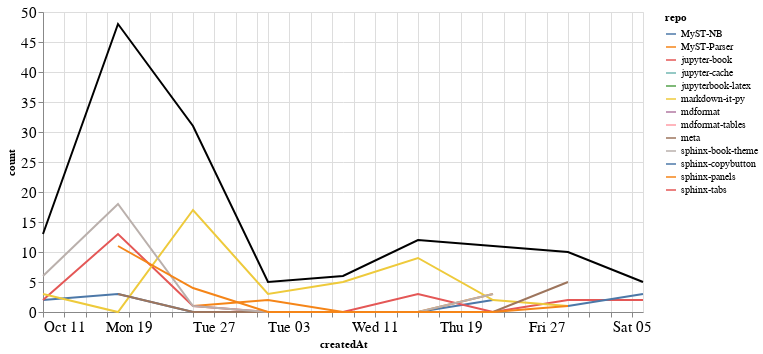

Here is the notebook cell this chart was saved with:
### Markdown cell above
### Comments

### Code cell
comments_time = comments.groupby('repo').resample('W', on='createdAt').count()['author'].reset_index()
comments_time = comments_time.rename(columns={'author': 'count'})
comments_time_total = comments_time.groupby('createdAt').agg({"count": "sum"}).reset_index()
ch1 = alt.Chart(comments_time, width=600).mark_line().encode(
    x='createdAt',
    y='count',
    color='repo',
    tooltip="repo"
)

ch2 = alt.Chart(comments_time_total, width=600).mark_line(color="black").encode(
    x='createdAt',
    y='count',
)

ch1 + ch2

### Figure 1 — Vega-Lite specification as saved in the notebook (floating-point values rounded to 4 significant figures)
{"config": {"axisLeft": {"labelFontSize": 15}, "axisBottom": {"labelFontSize": 15}}, "layer": [{"data": {"name": "data-e563b3d8136a1f28fa1b5235b31b3f32"}, "mark": "line", "encoding": {"color": {"type": "nominal", "field": "repo"}, "tooltip": {"type": "nominal", "field": "repo"}, "x": {"type": "temporal", "field": "createdAt"}, "y": {"type": "quantitative", "field": "count"}}, "width": 600}, {"data": {"name": "data-ac4e05e9523bc5e0e1a1b122a9118440"}, "mark": {"type": "line", "color": "black"}, "encoding": {"x": {"type": "temporal", "field": "createdAt"}, "y": {"type": "quantitative", "field": "count"}}, "width": 600}], "$schema": "https://vega.github.io/schema/vega-lite/v4.8.1.json", "datasets": {"data-e563b3d8136a1f28fa1b5235b31b3f32": [{"repo": "MyST-NB", "createdAt": "2020-10-11T00:00:00", "count": 2}, {"repo": "MyST-NB", "createdAt": "2020-10-18T00:00:00", "count": 3}, {"repo": "MyST-NB", "createdAt": "2020-10-25T00:00:00", "count": 0}, {"repo": "MyST-NB", "createdAt": "2020-11-01T00:00:00", "count": 0}, {"repo": "MyST-NB", "createdAt": "2020-11-08T00:00:00", "count": 0}, {"repo": "MyST-NB", "createdAt": "2020-11-15T00:00:00", "count": 0}, {"repo": "MyST-NB", "createdAt": "2020-11-22T00:00:00", "count": 2}, {"repo": "MyST-Parser", "createdAt": "2020-10-25T00:00:00", "count": 1}, {"repo": "MyST-Parser", "createdAt": "2020-11-01T00:00:00", "count": 2}, {"repo": "MyST-Parser", "createdAt": "2020-11-08T00:00:00", "count": 0}, {"repo": "MyST-Parser", "createdAt": "2020-11-15T00:00:00", "count": 0}, {"repo": "MyST-Parser", "createdAt": "2020-11-22T00:00:00", "count": 3}, {"repo": "jupyter-book", "createdAt": "2020-10-11T00:00:00", "count": 2}, {"repo": "jupyter-book", "createdAt": "2020-10-18T00:00:00", "count": 13}, {"repo": "jupyter-book", "createdAt": "2020-10-25T00:00:00", "count": 1}, {"repo": "jupyter-book", "createdAt": "2020-11-01T00:00:00", "count": 0}, {"repo": "jupyter-book", "createdAt": "2020-11-08T00:00:00", "count": 0}, {"repo": "jupyter-book", "createdAt": "2020-11-15T00:00:00", "count": 3}, {"repo": "jupyter-book", "createdAt": "2020-11-22T00:00:00", "count": 0}, {"repo": "jupyter-book", "createdAt": "2020-11-29T00:00:00", "count": 2}, {"repo": "jupyter-book", "createdAt": "2020-12-06T00:00:00", "count": 2}, {"repo": "jupyter-cache", "createdAt": "2020-11-22T00:00:00", "count": 1}, {"repo": "jupyterbook-latex", "createdAt": "2020-10-25T00:00:00", "count": 1}, {"repo": "markdown-it-py", "createdAt": "2020-10-11T00:00:00", "count": 3}, {"repo": "markdown-it-py", "createdAt": "2020-10-18T00:00:00", "count": 0}, {"repo": "markdown-it-py", "createdAt": "2020-10-25T00:00:00", "count": 17}, {"repo": "markdown-it-py", "createdAt": "2020-11-01T00:00:00", "count": 3}, {"repo": "markdown-it-py", "createdAt": "2020-11-08T00:00:00", "count": 5}, {"repo": "markdown-it-py", "createdAt": "2020-11-15T00:00:00", "count": 9}, {"repo": "markdown-it-py", "createdAt": "2020-11-22T00:00:00", "count": 2}, {"repo": "markdown-it-py", "createdAt": "2020-11-29T00:00:00", "count": 1}, {"repo": "mdformat", "createdAt": "2020-10-25T00:00:00", "count": 5}, {"repo": "mdformat-tables", "createdAt": "2020-11-08T00:00:00", "count": 1}, {"repo": "meta", "createdAt": "2020-10-18T00:00:00", "count": 3}, {"repo": "meta", "createdAt": "2020-10-25T00:00:00", "count": 0}, {"repo": "meta", "createdAt": "2020-11-01T00:00:00", "count": 0}, {"repo": "meta", "createdAt": "2020-11-08T00:00:00", "count": 0}, {"repo": "meta", "createdAt": "2020-11-15T00:00:00", "count": 0}, {"repo": "meta", "createdAt": "2020-11-22T00:00:00", "count": 0}, {"repo": "meta", "createdAt": "2020-11-29T00:00:00", "count": 5}, {"repo": "sphinx-book-theme", "createdAt": "2020-10-11T00:00:00", "count": 6}, {"repo": "sphinx-book-theme", "createdAt": "2020-10-18T00:00:00", "count": 18}, {"repo": "sphinx-book-theme", "createdAt": "2020-10-25T00:00:00", "count": 1}, {"repo": "sphinx-book-theme", "createdAt": "2020-11-01T00:00:00", "count": 0}, {"repo": "sphinx-book-theme", "createdAt": "2020-11-08T00:00:00", "count": 0}, {"repo": "sphinx-book-theme", "createdAt": "2020-11-15T00:00:00", "count": 0}, {"repo": "sphinx-book-theme", "createdAt": "2020-11-22T00:00:00", "count": 3}, {"repo": "sphinx-copybutton", "createdAt": "2020-11-29T00:00:00", "count": 1}, {"repo": "sphinx-copybutton", "createdAt": "2020-12-06T00:00:00", "count": 3}, {"repo": "sphinx-panels", "createdAt": "2020-10-18T00:00:00", "count": 11}, {"repo": "sphinx-panels", "createdAt": "2020-10-25T00:00:00", "count": 4}, {"repo": "sphinx-panels", "createdAt": "2020-11-01T00:00:00", "count": 0}, {"repo": "sphinx-panels", "createdAt": "2020-11-08T00:00:00", "count": 0}, {"repo": "sphinx-panels", "createdAt": "2020-11-15T00:00:00", "count": 0}, {"repo": "sphinx-panels", "createdAt": "2020-11-22T00:00:00", "count": 0}, {"repo": "sphinx-panels", "createdAt": "2020-11-29T00:00:00", "count": 1}, {"repo": "sphinx-tabs", "createdAt": "2020-10-25T00:00:00", "count": 1}], "data-ac4e05e9523bc5e0e1a1b122a9118440": [{"createdAt": "2020-10-11T00:00:00", "count": 13}, {"createdAt": "2020-10-18T00:00:00", "count": 48}, {"createdAt": "2020-10-25T00:00:00", "count": 31}, {"createdAt": "2020-11-01T00:00:00", "count": 5}, {"createdAt": "2020-11-08T00:00:00", "count": 6}, {"createdAt": "2020-11-15T00:00:00", "count": 12}, {"createdAt": "2020-11-22T00:00:00", "count": 11}, {"createdAt": "2020-11-29T00:00:00", "count": 10}, {"createdAt": "2020-12-06T00:00:00", "count": 5}]}}
